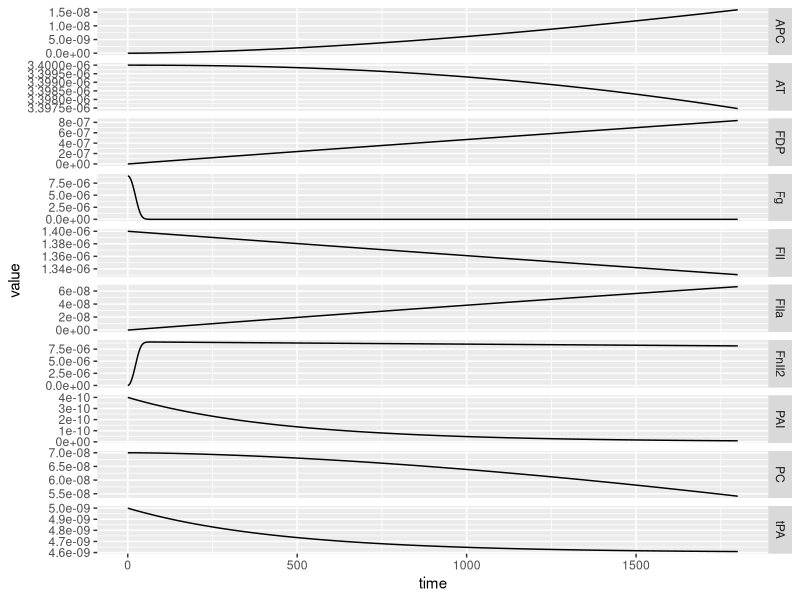

This chart was generated by the following R code: (Note: this script raises an error after producing the figure.)
library(deSolve)
library(tidyverse)

v <- function(z, c, eta) (z*c)^eta / (1 + (z*c)^eta)

adi <- function(t, state, parameters) {
  with(as.list(c(state, parameters)), {
    
    r1 <- k_init*v(TF, c_init, eta_init)*FII/(K_init+FII)
    r2 <- k_amp*v(FX, c_amp, eta_amp)*FII/(K_amp+FII)
    r3 <- k_inh*FIIa^gamma*AT
    r4 <- k_apc*v(FIIa, c_apc, eta_apc)*Tm*PC/(K_apc+PC)
    r5 <- k_clot*v(FIIa, c_clot, eta_clot)*Fg/(K_clot+Fg)
    r6 <- k_lys*v(tPA, c_lys, eta_lys)*FnII2/(K_lys+FnII2)
    r7 <- k_pai*tPA*PAI
    
    #print(paste(t,",", v(FX, c_amp, eta_amp), ",", FII/(K_amp+FII), ",", r2))
    dFII <- - r2
    dFIIa <- r2 - r3
    dPC <- -r4
    dAPC <- r4
    dAT <- -r3
    dFg <- -r5
    dFnII2 <- r5 - r6
    dFDP <- r6
    dtPA <- -r7
    dPAI <- -r7
        
    list(c(dFII, dFIIa, dPC, dAPC, dAT, dFg, dFnII2, dFDP, dtPA, dPAI))
  })
}

parameters <- c(TF = 15e-12, FX = 1.6e-7, Tm = 1e-9,
                k_init = 1e-8, K_init = 1e-6, c_init = 1, eta_init = 1,
                k_amp = 1e-6, K_amp = 1e-6, c_amp = 1e5, eta_amp = 1,
                k_inh = 1e5, gamma = 1.26,
                k_apc = 1e1, K_apc = 1e-8, c_apc = 1e3, eta_apc = 1,
                k_clot = 1e-3, K_clot = 1e-9, c_clot = 1e1, eta_clot = 1,
                k_lys = 1e-1, K_lys = 1e-8, c_lys = 1, eta_lys = 1,
                k_pai = 1e6)

parameters <- c(TF = 15e-12, FX = 1.6e-7, Tm = 1e-9,
                k_init = 1e-8, K_init = 1e-6, c_init = 1, eta_init = 1,
                k_amp = 9.881137e-06, K_amp = 3.503041e-05, c_amp = 1e3, eta_amp = 1.049349,
                k_inh = 1e3, gamma = 1.26,
                k_apc = 10.02335, K_apc = 9.998233e-09, c_apc = 1029.202, eta_apc = 0.6666018,
                k_clot = 1e0, K_clot = 1e-5, c_clot = 1e3, eta_clot = 0.998769,
                k_lys = 0.09999705, K_lys = 1.000029e-08, c_lys = 0.9999705, eta_lys = 1.000564,
                k_pai = 449351.6)

state      <- c(FII = 1.4e-6, FIIa = 0, PC = 7e-8, APC = 0, AT = 3.4e-6,
                Fg = 9e-6, FnII2 = 0, FDP = 0,
                tPA = 5e-9, PAI = 4e-10)
times      <- seq(0, 1800, by = 1)

out_adi <- ode(y = state, times = times, func = adi, parms = parameters, atol = 1e-6, rtol = 1e-18) %>% as.data.frame %>% as_tibble

out_adi %>% gather(state,value,-time) %>%
  ggplot(aes(time, value)) + geom_line() + facet_grid(state ~ ., scales = "free")

##############
out <- out %>% select(time, FII, FIIa, PC, APC, AT, Fg, FnII2, FDP, tPA, PAI)
y0 <- as.matrix(out)[1,2:11]
out_stan <- (out[2:nrow(out),] %>% filter(time %% 10 == 0))

dat <- list(N = nrow(out_stan), ts = out_stan$time, x_r = c(15e-12, 1.6e-7, 1e-9),
            sigma = c(1e-8, 1e-11, 1e-9, 1e-10, 1e-7, 1e-7, 1e-7, 1e-8, 1e-10, 1e-11),
            y0, y = select(out_stan,-time) %>% as.matrix)
fit <- stan(file = "adi_coagulation.stan", data = dat, iter = 2000, chains = 1, refresh = 1,
            init = list(list(k_init = 1e-8, K_init = 1e-6, c_init = 1, eta_init = 1,
                             k_amp = 9.881137e-08, K_amp = 3.503041e-07, c_amp = 98841.25, eta_amp = 1.049349,
                             k_inh = 101298.5, gamma = 0.9347609,
                             k_apc = 10.02335, K_apc = 9.998233e-09, c_apc = 1029.202, eta_apc = 0.6666018,
                             k_clot = 0.001000066, K_clot = 1e-9, c_clot = 10.00066, eta_clot = 0.998769,
                             k_lys = 0.09999705, K_lys = 1.000029e-08, c_lys = 0.9999705, eta_lys = 1.000564,
                             k_pai = 449351.6)))

log_prob(fit, upars = unconstrain_pars(fit, pars = list(k_init = 1e-8, K_init = 1e-6, c_init = 1, eta_init = 1,
                                                       k_amp = 9.881137e-08, K_amp = 3.503041e-07, c_amp = 98841.25, eta_amp = 1.049349,
                                                       k_inh = 101298.5, gamma = 0.9347609,
                                                       k_apc = 10.02335, K_apc = 9.998233e-09, c_apc = 1029.202, eta_apc = 0.6666018,
                                                       k_clot = 0.001000066, K_clot = 1e-9, c_clot = 10.00066, eta_clot = 0.998769,
                                                       k_lys = 0.09999705, K_lys = 1.000029e-08, c_lys = 0.9999705, eta_lys = 1.000564,
                                                       k_pai = 449351.6)))



ll <- function(theta) log_prob(fit, upars = unconstrain_pars(fit, pars = list(k_init = theta[1], K_init = theta[2], c_init = theta[3], eta_init = theta[4],
                                                                         k_amp = theta[5], K_amp = theta[6], c_amp = theta[7], eta_amp = theta[8],
                                                                         k_inh = theta[9], gamma = theta[10],
                                                                         k_apc = theta[11], K_apc = theta[12], c_apc = theta[13], eta_apc = theta[14],
                                                                         k_clot = theta[15], K_clot = theta[16], c_clot = theta[17], eta_clot = theta[18],
                                                                         k_lys = theta[19], K_lys = theta[20], c_lys = theta[21], eta_lys = theta[22],
                                                                         k_pai = theta[23])))

gradll <- function(theta) grad_log_prob(fit, upars = unconstrain_pars(fit, pars = list(k_init = theta[1], K_init = theta[2], c_init = theta[3], eta_init = theta[4],
                                                                              k_amp = theta[5], K_amp = theta[6], c_amp = theta[7], eta_amp = theta[8],
                                                                              k_inh = theta[9], gamma = theta[10],
                                                                              k_apc = theta[11], K_apc = theta[12], c_apc = theta[13], eta_apc = theta[14],
                                                                              k_clot = theta[15], K_clot = theta[16], c_clot = theta[17], eta_clot = theta[18],
                                                                              k_lys = theta[19], K_lys = theta[20], c_lys = theta[21], eta_lys = theta[22],
                                                                              k_pai = theta[23])))

ll <- function(utheta) log_prob(fit, upars = utheta)
gradll <- function(utheta) grad_log_prob(fit, upars = utheta)

pos <- psoptim(rep(1e-1,23), fn = ll, gr = gradll, lower = 0)

ll <- function(theta) {
  p <- list(TF = 15e-12, FX = 1.6e-7, Tm = 1e-9,
            k_init = theta[1], K_init = theta[2], c_init = theta[3], eta_init = theta[4],
       k_amp = theta[5], K_amp = theta[6], c_amp = theta[7], eta_amp = theta[8],
       k_inh = theta[9], gamma = theta[10],
       k_apc = theta[11], K_apc = theta[12], c_apc = theta[13], eta_apc = theta[14],
       k_clot = theta[15], K_clot = theta[16], c_clot = theta[17], eta_clot = theta[18],
       k_lys = theta[19], K_lys = theta[20], c_lys = theta[21], eta_lys = theta[22],
       k_pai = theta[23])
  
  yi <- ode(y = state, times = times, func = adi, parms = p, atol = 1e-6, rtol = 1e-18) %>% as.data.frame %>% as.matrix
  
  res <- t(((as.matrix(out)-yi)[,2:11])^2)/c(1e-8, 1e-11, 1e-9, 1e-10, 1e-7, 1e-7, 1e-7, 1e-8, 1e-10, 1e-11)
  ret <- sum(res)/(1800*10)
  if(is.nan(ret)) ret <- Inf
  
  return(ret)
  
}

m <- stan_model(file = "adi_coagulation.stan")
v <- vb(m, data = dat,
        init = list(k_init = 1e-8, K_init = 1e-6, c_init = 1, eta_init = 1,
                         k_amp = 9.881137e-08, K_amp = 3.503041e-07, c_amp = 98841.25, eta_amp = 1.049349,
                         k_inh = 101298.5, gamma = 0.9347609,
                         k_apc = 10.02335, K_apc = 9.998233e-09, c_apc = 1029.202, eta_apc = 0.6666018,
                         k_clot = 0.001000066, K_clot = 1e-9, c_clot = 10.00066, eta_clot = 0.998769,
                         k_lys = 0.09999705, K_lys = 1.000029e-08, c_lys = 0.9999705, eta_lys = 1.000564,
                         k_pai = 449351.6))
